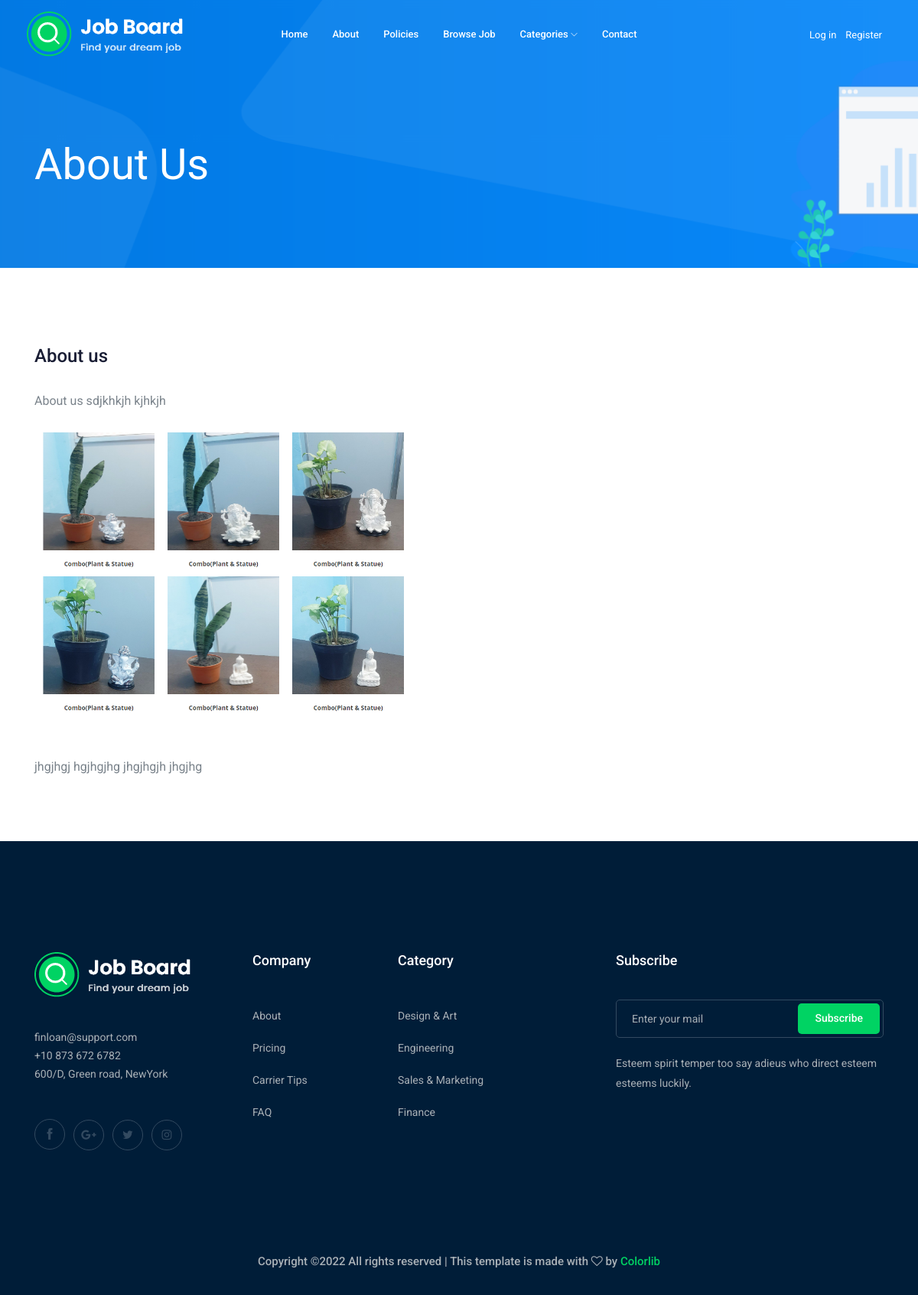
Screenshot of /info/about with the database file from the repository.
### information/models.py (models this page shows, shortened)
class Information(models.Model):
    section = models.ForeignKey(Section, on_delete=models.CASCADE)
    title = models.CharField(max_length=255)
    details = RichTextUploadingField()
    status = models.BooleanField(default='True')

### information/views.py (the view)
# urls.py: path('about', views.show_about, name='about'),
def show_about(request):
    about = Information.objects.filter(section__title='About')
    return render(request, 'about.html', {'about': about})

### organizations/context_processors.py (called while the page is built)
def get_categories(request):
    categories = Category.objects.all()
    return {'categories': categories}

### templates/about.html
{% extends 'base.html' %}
{% load static %}
{% block content %}
<div class="bradcam_area bradcam_bg_1">
    <div class="container">
        <div class="row">
            <div class="col-xl-12">
                <div class="bradcam_text">
                    <h3>About Us</h3>
                </div>
            </div>
        </div>
    </div>
</div>
<section class="sample-text-area">
    <div class="container box_1170">
        {% for ab in about %}
        <h3 class="text-heading">{{ ab.title }}</h3>
        {{ ab.details|safe }}
        {% endfor %}
    </div>
</section>
{% endblock %}

### rows the page displays
Information: title "About us", details "About us sdjkhkjh kjhkjh jhgjhgj hgjhgjhg jhgjhgjh jhgjhg", details (picture)
